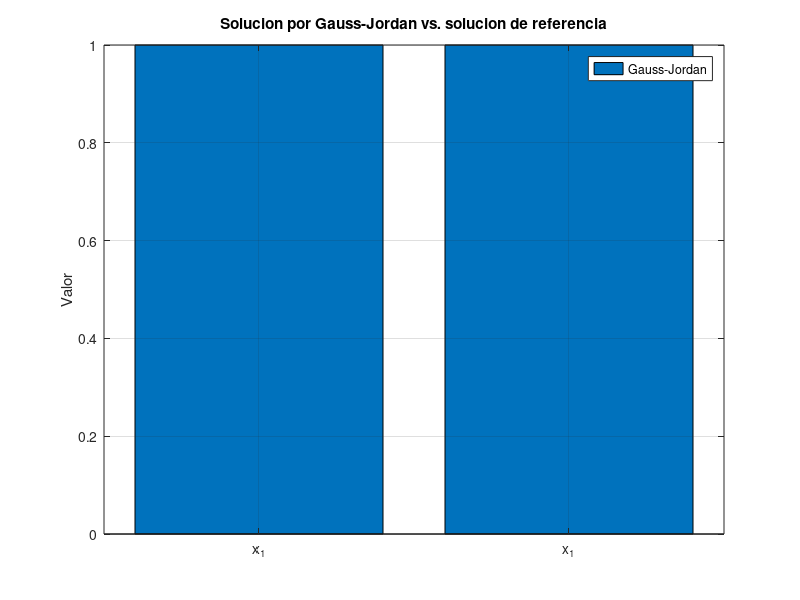

Here is the MATLAB script that generated this plot:
% =========================================================================
% MÉTODO DE GAUSS-JORDAN POR CONDENSACIÓN
% Métodos Numéricos / Métodos Computacionales
%
% Características:
%   1. Carga del sistema de ecuaciones A*x = b por teclado (tamaño n x n).
%   2. Validación de las condiciones de aplicabilidad del método.
%   3. Resolución mediante el método de condensación (reduce una columna
%      por etapa, conservando n filas) tal como lo enseña la cátedra.
%   4. Tabla detallada de cada etapa de la condensación.
%   5. Verificación contra la solución de referencia de Octave.
%   6. Gráfica comparativa de la solución obtenida.
% =========================================================================
%
% ENUNCIADO (ejemplo práctico usado en este archivo):
%
% Una compañía electrónica produce transistores, resistores y chips de
% computadora. Cada transistor requiere 4,3 unidades de cobre, 1 unidad de
% zinc y 2 unidades de vidrio. Cada resistor requiere 3 unidades de cobre,
% 3 unidades de zinc y 1 unidad de vidrio. Cada chip de computadora
% requiere 2 unidades de cobre, 1 unidad de zinc y 3 unidades de vidrio.
%
% Los suministros de estos materiales varían de una semana a la otra, por
% lo que la compañía necesita recalcular su producción cada vez. Cierta
% semana cuenta con 960 unidades de cobre, 510 unidades de zinc y 610
% unidades de vidrio disponibles.
%
% ¿Cuántos transistores, resistores y chips de computadora debe producir
% la compañía esa semana, de modo que consuma exactamente la totalidad de
% los materiales disponibles, sin que sobre ni falte ninguno? Plantee el
% sistema de ecuaciones correspondiente y resuélvalo aplicando el método
% de Gauss-Jordan.
% =========================================================================

1; % Declaración de script en GNU Octave

% -------------------------------------------------------------------------
% 1. Validación de las condiciones de aplicabilidad del método
% -------------------------------------------------------------------------
function cumple = validar_condiciones(matriz_A, vector_b)
    [filas, columnas] = size(matriz_A);
    n = length(vector_b);

    printf('\n=================================================================\n');
    printf('        VALIDACIÓN DE LAS CONDICIONES DEL MÉTODO                 \n');
    printf('=================================================================\n');

    c1_cuadrada = (filas == columnas);
    printf('1. La matriz de coeficientes debe ser cuadrada (n x n)\n');
    printf('   Dimensiones de A: %d x %d\n', filas, columnas);
    if c1_cuadrada
        printf('   [CUMPLE] La matriz es cuadrada.\n');
    else
        printf('   [NO CUMPLE] La matriz no es cuadrada: el metodo no es aplicable.\n');
    end

    c2_tamanios = (filas == n);
    printf('\n2. La cantidad de incognitas debe coincidir con la cantidad de\n');
    printf('   terminos independientes\n');
    printf('   Filas de A = %d   |   Elementos de b = %d\n', filas, n);
    if c2_tamanios
        printf('   [CUMPLE] Los tamanios coinciden.\n');
    else
        printf('   [NO CUMPLE] Los tamanios no coinciden.\n');
    end

    c3_determinante = false;
    if c1_cuadrada
        determinante = det(matriz_A);
        printf('\n3. El sistema debe tener solucion unica: det(A) != 0\n');
        printf('   det(A) = %.6g\n', determinante);
        c3_determinante = (abs(determinante) > 1e-10);
        if c3_determinante
            printf('   [CUMPLE] La matriz no es singular: la solucion es unica.\n');
        else
            printf('   [NO CUMPLE] La matriz es singular (o casi singular): no hay solucion unica.\n');
        end
    else
        printf('\n3. El sistema debe tener solucion unica: det(A) != 0\n');
        printf('   [OMITIDO] No se puede calcular el determinante de una matriz no cuadrada.\n');
    end

    cumple = c1_cuadrada && c2_tamanios && c3_determinante;
    printf('=================================================================\n');
end

% -------------------------------------------------------------------------
% 2. Método de Gauss-Jordan por condensación
% -------------------------------------------------------------------------
function solucion_x = resolver_gauss_jordan(matriz_A, vector_b)
    % En cada etapa se usa la fila 1 como pivote: las filas restantes se
    % reducen y la fila pivote normalizada pasa a la ultima posicion de
    % una tabla con una columna menos. Tras 'n' etapas, la columna final
    % es directamente la solucion x1..xn en su orden original.
    n = length(vector_b);
    tabla_actual = [matriz_A, vector_b(:)];

    printf('\n=================================================================\n');
    printf('              ETAPAS DE LA CONDENSACION                           \n');
    printf('=================================================================\n');

    for etapa = 1:n
        pivote = tabla_actual(1, 1);
        if abs(pivote) < 1e-12
            error('Gauss-Jordan: el pivote de la etapa %d es nulo. Reordene las filas.', etapa);
        end
        columnas_actuales = size(tabla_actual, 2);
        tabla_siguiente = zeros(n, columnas_actuales - 1);

        for fila = 2:n
            factor_fila = tabla_actual(fila, 1);
            for columna = 2:columnas_actuales
                termino_reduccion = (tabla_actual(1, columna) * factor_fila) / pivote;
                tabla_siguiente(fila - 1, columna - 1) = tabla_actual(fila, columna) - termino_reduccion;
            end
        end
        for columna = 2:columnas_actuales
            tabla_siguiente(n, columna - 1) = tabla_actual(1, columna) / pivote;
        end

        printf('\n-- Etapa %d (pivote a_11 = %.6g) --\n', etapa, pivote);
        printf('Tabla antes de condensar:\n');
        disp(tabla_actual);
        printf('Tabla despues de condensar (queda con %d columnas):\n', columnas_actuales - 1);
        disp(tabla_siguiente);

        tabla_actual = tabla_siguiente;
    end
    solucion_x = tabla_actual;
end

% =========================================================================
% PROGRAMA PRINCIPAL
% =========================================================================
clc;
printf('=================================================================\n');
printf('            METODO DE GAUSS-JORDAN (POR CONDENSACION)             \n');
printf('=================================================================\n\n');

printf('Ejemplo practico (produccion de componentes electronicos, TP4):\n');
printf('  Una companhia produce transistores, resistores y chips. Cada uno\n');
printf('  consume cobre, zinc y vidrio segun la tabla de coeficientes A, y\n');
printf('  se dispone de b unidades de cada material por semana.\n');
printf('  A = [4.3 3 2; 1 3 1; 2 1 3]   b = [960; 510; 610]\n\n');

matriz_A = input('Ingrese la matriz de coeficientes A (ej: [4.3 3 2; 1 3 1; 2 1 3]): ');
vector_b = input('Ingrese el vector de terminos independientes b (ej: [960; 510; 610]): ');

if ~validar_condiciones(matriz_A, vector_b)
    error('No se cumplen las condiciones necesarias para aplicar el metodo de Gauss-Jordan.');
end

tic;
solucion_gauss_jordan = resolver_gauss_jordan(matriz_A, vector_b);
tiempo_computo = toc;

solucion_referencia = matriz_A \ vector_b(:);

printf('\n=================================================================\n');
printf('                      RESULTADOS FINALES                          \n');
printf('=================================================================\n');
printf('%-6s %16s %18s %14s\n', 'x_i', 'Gauss-Jordan', 'Referencia Octave', 'Error abs.');
printf('-----------------------------------------------------------------\n');
for i = 1:length(vector_b)
    printf('x_%-4d %16.6f %18.6f %14.4e\n', i, solucion_gauss_jordan(i), solucion_referencia(i), ...
        abs(solucion_gauss_jordan(i) - solucion_referencia(i)));
end
printf('-----------------------------------------------------------------\n');
printf('Residuo ||A*x - b||inf : %.4e\n', norm(matriz_A * solucion_gauss_jordan(:) - vector_b(:), inf));
printf('Tiempo de computo       : %.6f segundos\n', tiempo_computo);
printf('=================================================================\n');

% Grafico comparativo
figure('Name', 'Gauss-Jordan: solucion obtenida');
bar([solucion_gauss_jordan(:), solucion_referencia(:)]);
etiquetas = cell(1, length(vector_b));
for i = 1:length(vector_b)
    etiquetas{i} = sprintf('x_%d', i);
end
set(gca, 'xticklabel', etiquetas);
legend('Gauss-Jordan', 'Referencia Octave', 'Location', 'best');
ylabel('Valor');
title('Solucion por Gauss-Jordan vs. solucion de referencia');
grid on;
